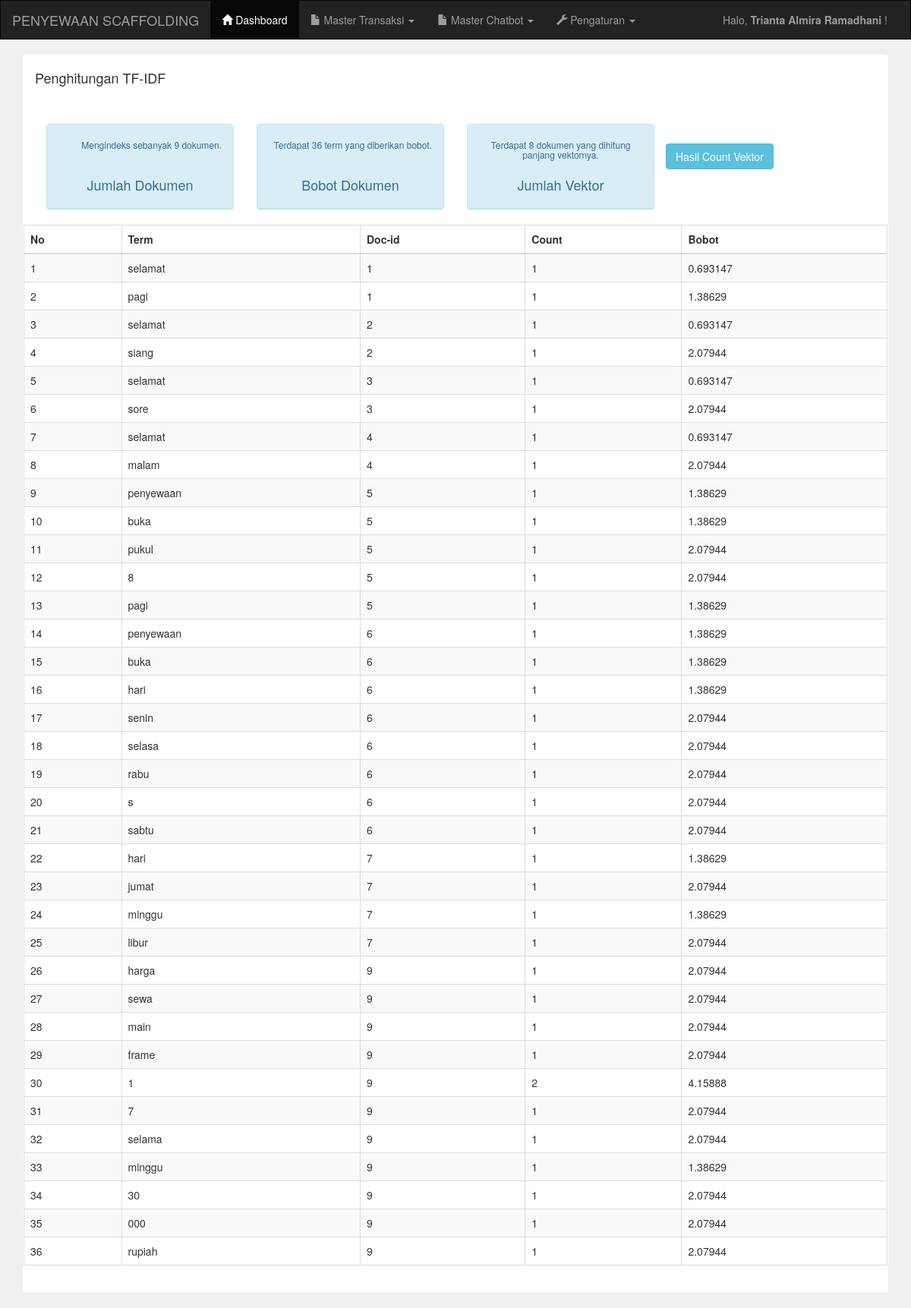
The app's page /admin/master_hitung.php (signed in) with its own data.
### tables this page shows
CREATE TABLE `tb_index` (
  `id` int(11) NOT NULL,
  `term` varchar(255) NOT NULL,
  `id_doc` int(11) NOT NULL,
  `jumlah` int(11) NOT NULL,
  `bobot` float NOT NULL
);

### admin/master_hitung.php (the view, shortened to what this page needs)
<?php include 'header.php'; ?>
<?php include 'fungsi.php'; ?>
<div class="container">
    <div class="panel">
        <div class="panel-heading">
            <h4>Penghitungan TF-IDF</h4>
            <br>
            <br>
            <div class="col-md-3">
                <div class="panel panel-info">
                    <div class="panel-heading">
                        <h6 align="center">
                            <span class="pull-right">
                            </span>
                        </h6><br><br>
                        <h4 align="center">Jumlah Dokumen</h4>
                    </div>
                </div>
            </div>
            <div class="col-md-3">
                <div class="panel panel-info">
                    <div class="panel-heading">
                        <h6 align="center">
                            <span class="pull-right">
                            </span>
                        </h6><br><br>
                        <h4 align="center">Bobot Dokumen</h4>
                    </div>
                </div>
            </div>
            <div class="col-md-3">
                <div class="panel panel-info">
                    <div class="panel-heading">
                        <h6 align="center">
                            <span class="pull-right">
                            </span>
                        </h6><br><br>
                        <h4 align="center">Jumlah Vektor</h4>
                    </div>
                </div>
            </div>
        </div>
        <div class="panel-body">
            <div class="row">
                <button type="button" class="btn btn-info mb-3 mx-2" data-toggle="modal" data-target="#modalVektor">
                    Hasil Count Vektor
                </button>
                <table class="table table-bordered table-striped">
                    <thead>
                        <tr>
                            <th>No</th>
                            <th>Term</th>
                            <th>Doc-id</th>
                            <th>Count</th>
                            <th>Bobot</th>
                        </tr>
                    </thead>
                    <tbody>
                        <?php
                        include '../koneksi.php';
                        $i = 1;
                        $result = mysqli_query($koneksi, "SELECT * FROM tb_index ORDER BY id");
                        while ($row = mysqli_fetch_array($result)) {
                        ?>
                            <tr>
                                <td><?= $i++; ?></td>
                                <td><?= $row['term']; ?></td>
                                <td><?= $row['id_doc']; ?></td>
                                <td><?= $row['jumlah']; ?></td>
                                <td><?= $row['bobot']; ?></td>
                            </tr>
                        <?php } ?>
                    </tbody>
                </table>
            </div>
        </div>
    </div>
</div>
<?php include 'footer.php'; ?>

### records on screen
tb_index: term "selamat", id_doc "1", jumlah "1", bobot "0.693147"
tb_index: term "pagi", id_doc "1", jumlah "1", bobot "1.38629"
tb_index: term "selamat", id_doc "2", jumlah "1", bobot "0.693147"
tb_index: term "siang", id_doc "2", jumlah "1", bobot "2.07944"
tb_index: term "selamat", id_doc "3", jumlah "1", bobot "0.693147"
tb_index: term "sore", id_doc "3", jumlah "1", bobot "2.07944"
tb_index: term "selamat", id_doc "4", jumlah "1", bobot "0.693147"
tb_index: term "malam", id_doc "4", jumlah "1", bobot "2.07944"
tb_index: term "penyewaan", id_doc "5", jumlah "1", bobot "1.38629"
tb_index: term "buka", id_doc "5", jumlah "1", bobot "1.38629"
tb_index: term "pukul", id_doc "5", jumlah "1", bobot "2.07944"
tb_index: term "8", id_doc "5", jumlah "1", bobot "2.07944"
tb_index: term "pagi", id_doc "5", jumlah "1", bobot "1.38629"
tb_index: term "penyewaan", id_doc "6", jumlah "1", bobot "1.38629"
tb_index: term "buka", id_doc "6", jumlah "1", bobot "1.38629"
tb_index: term "hari", id_doc "6", jumlah "1", bobot "1.38629"
tb_index: term "senin", id_doc "6", jumlah "1", bobot "2.07944"
tb_index: term "selasa", id_doc "6", jumlah "1", bobot "2.07944"
tb_index: term "rabu", id_doc "6", jumlah "1", bobot "2.07944"
tb_index: term "s", id_doc "6", jumlah "1", bobot "2.07944"
tb_index: term "sabtu", id_doc "6", jumlah "1", bobot "2.07944"
tb_index: term "hari", id_doc "7", jumlah "1", bobot "1.38629"
tb_index: term "jumat", id_doc "7", jumlah "1", bobot "2.07944"
tb_index: term "minggu", id_doc "7", jumlah "1", bobot "1.38629"
tb_index: term "libur", id_doc "7", jumlah "1", bobot "2.07944"
tb_index: term "harga", id_doc "9", jumlah "1", bobot "2.07944"
tb_index: term "sewa", id_doc "9", jumlah "1", bobot "2.07944"
tb_index: term "main", id_doc "9", jumlah "1", bobot "2.07944"
tb_index: term "frame", id_doc "9", jumlah "1", bobot "2.07944"
tb_index: term "1", id_doc "9", jumlah "2", bobot "4.15888"
tb_index: term "7", id_doc "9", jumlah "1", bobot "2.07944"
tb_index: term "selama", id_doc "9", jumlah "1", bobot "2.07944"
tb_index: term "minggu", id_doc "9", jumlah "1", bobot "1.38629"
tb_index: term "30", id_doc "9", jumlah "1", bobot "2.07944"
tb_index: term "000", id_doc "9", jumlah "1", bobot "2.07944"
tb_index: term "rupiah", id_doc "9", jumlah "1", bobot "2.07944"

### other values on screen
$_SESSION['nama'] "Trianta Almira Ramadhani"
$num_rows "9"
$num_rows "36"
$num_rows "8"
